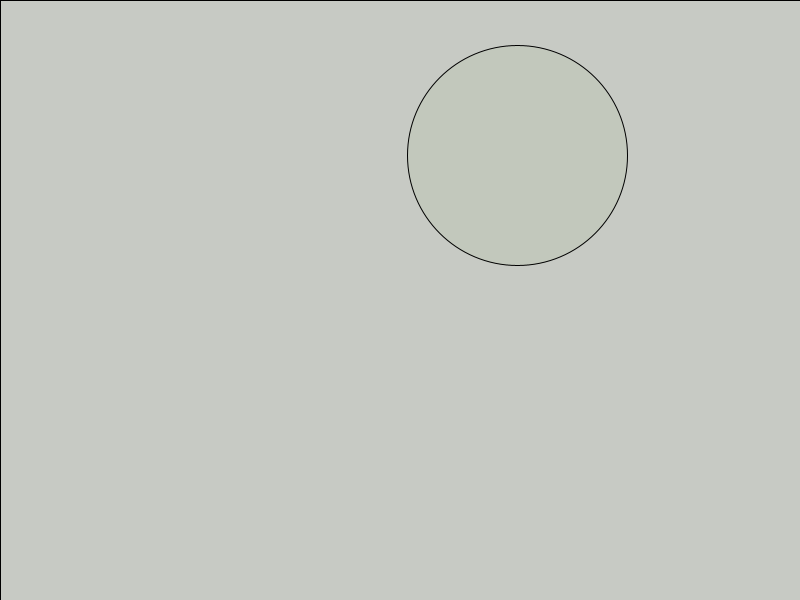
Frame 1 (no input)
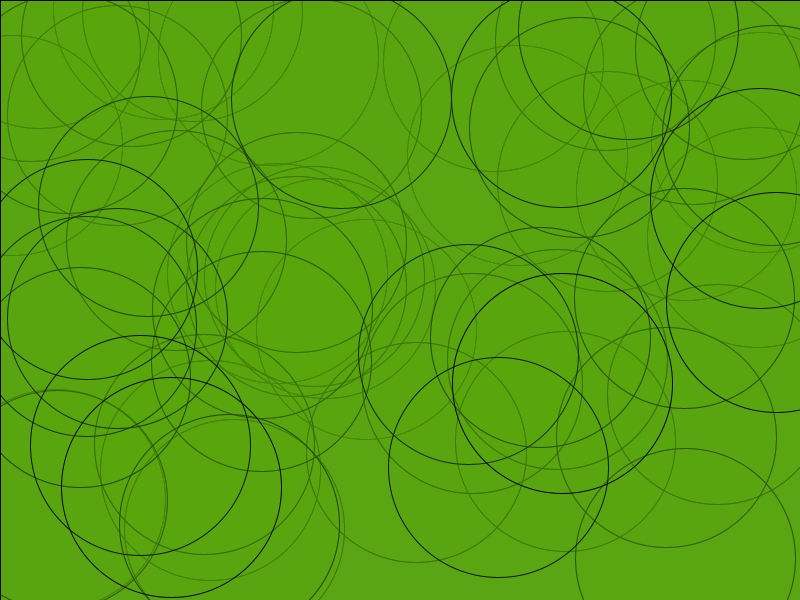
Frame 60 (the mouse pressed at the canvas centre just before this capture)
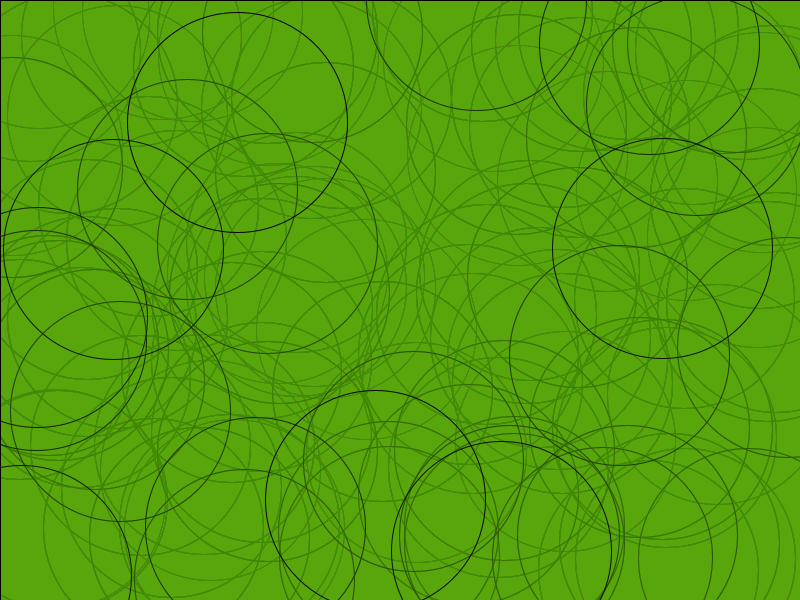
Frame 120 (the mouse held since frame 60 and released just before this capture)

The Processing sketch that drew these frames (run headless with seeded random() and noise(); from frame 60 on, the mouse is pressed at the canvas centre):

// Processing sketch: circle
// ── circle.pde
void setup()
{
  size(800,600);
}

void draw()
{
  fill(color(80,150,0,10));
  rect(0,0,800,600);
circle(random(800),random(600), 220);
}
